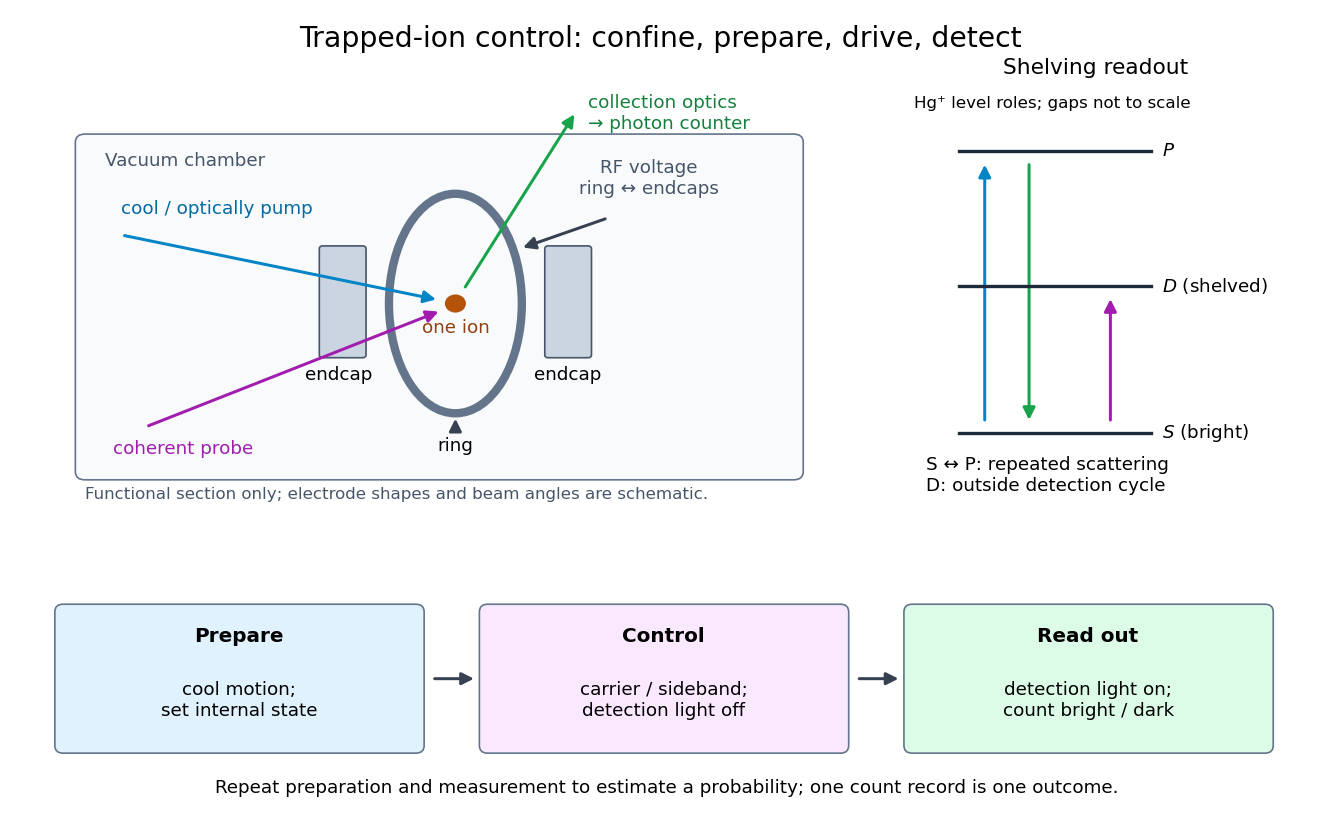

This figure's Python source:
"""Original functional diagram; run in _media (Python 3.14, matplotlib 3.10)."""

from pathlib import Path

import matplotlib.pyplot as plt
from matplotlib.patches import Circle, Ellipse, FancyArrowPatch, FancyBboxPatch


def arrow(ax, start, end, color="#374151", **kw):
    ax.add_patch(FancyArrowPatch(start, end, arrowstyle="-|>", mutation_scale=15,
                                linewidth=1.8, color=color, **kw))


def main():
    plt.rcParams.update({"font.size": 11, "font.family": "DejaVu Sans"})
    fig = plt.figure(figsize=(11, 7), facecolor="white")
    fig.suptitle("Trapped-ion control: confine, prepare, drive, detect", fontsize=17, y=.97)
    ax = fig.add_axes((.04, .41, .61, .49))
    ax.set(xlim=(0, 10), ylim=(0, 6))
    ax.axis("off")
    ax.add_patch(FancyBboxPatch((.4, .35), 8.8, 4.8, boxstyle="round,pad=.12",
                              facecolor="#f8fafc", edgecolor="#64748b"))
    ax.text(.65, 4.8, "Vacuum chamber", color="#475569")
    for x in (3.35, 6.15):
        ax.add_patch(FancyBboxPatch((x, 2.05), .5, 1.55, boxstyle="round,pad=.04",
                                  facecolor="#cbd5e1", edgecolor="#475569"))
    ax.add_patch(Ellipse((5, 2.8), 1.65, 3.2, fill=False, lw=5, edgecolor="#64748b"))
    ax.add_patch(Circle((5, 2.8), .12, color="#b45309", zorder=5))
    ax.text(5, 2.37, "one ion", ha="center", color="#92400e")
    ax.text(3.55, 1.68, "endcap", ha="center")
    ax.text(6.4, 1.68, "endcap", ha="center")
    ax.text(5, .65, "ring", ha="center")
    arrow(ax, (5, .92), (5, 1.17))
    ax.text(7.4, 4.4, "RF voltage\nring ↔ endcaps", ha="center", color="#475569")
    arrow(ax, (6.9, 4.05), (5.8, 3.6))
    arrow(ax, (.85, 3.8), (4.8, 2.85), "#0284c7")
    ax.text(.85, 4.1, "cool / optically pump", color="#0369a1")
    arrow(ax, (1.15, 1), (4.83, 2.7), "#a21caf")
    ax.text(.75, .6, "coherent probe", color="#a21caf")
    arrow(ax, (5.1, 3), (6.5, 5.6), "#16a34a")
    ax.text(6.65, 5.35, "collection optics\n→ photon counter", color="#15803d")
    ax.text(.4, -.05, "Functional section only; electrode shapes and beam angles are schematic.",
            fontsize=10, color="#475569")

    levels = fig.add_axes((.69, .42, .28, .48))
    levels.set(xlim=(0, 5), ylim=(0, 6))
    levels.axis("off")
    levels.set_title("Shelving readout", fontsize=13)
    for y, text in ((.8, r"$S$ (bright)"), (3, r"$D$ (shelved)"), (5, r"$P$")):
        levels.plot((.65, 3.25), (y, y), color="#1e293b", lw=2)
        levels.text(3.4, y, text, va="center", fontsize=11)
    arrow(levels, (1, .95), (1, 4.85), "#0284c7")
    arrow(levels, (1.6, 4.85), (1.6, .95), "#16a34a")
    arrow(levels, (2.7, .95), (2.7, 2.85), "#a21caf")
    levels.text(.05, 5.65, "Hg⁺ level roles; gaps not to scale", fontsize=10)
    levels.text(.2, -.05, "S ↔ P: repeated scattering\nD: outside detection cycle", fontsize=11)

    flow = fig.add_axes((.04, .05, .93, .25))
    flow.set(xlim=(0, 12), ylim=(0, 2.2))
    flow.axis("off")
    boxes = [(0, "Prepare", "cool motion;\nset internal state", "#e0f2fe"),
             (4.15, "Control", "carrier / sideband;\ndetection light off", "#fae8ff"),
             (8.3, "Read out", "detection light on;\ncount bright / dark", "#dcfce7")]
    for x, title, desc, color in boxes:
        flow.add_patch(FancyBboxPatch((x+.1, .55), 3.45, 1.4, boxstyle="round,pad=.08",
                                     facecolor=color, edgecolor="#64748b"))
        flow.text(x+1.82, 1.63, title, ha="center", weight="bold", fontsize=12)
        flow.text(x+1.82, 1.02, desc, ha="center", va="center")
    for x in (3.7, 7.85):
        arrow(flow, (x, 1.25), (x+.45, 1.25))
    flow.text(6, .05, "Repeat preparation and measurement to estimate a probability; one count record is one outcome.",
              ha="center", fontsize=11)
    fig.savefig(Path(__file__).stem + ".png", dpi=120, facecolor="white")
    plt.close(fig)


if __name__ == "__main__":
    main()
